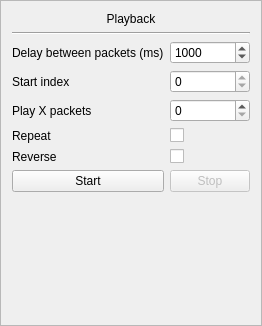
<?xml version="1.0" encoding="UTF-8"?>
<ui version="4.0">
 <class>Playback</class>
 <widget class="QFrame" name="Playback">
  <property name="geometry">
   <rect>
    <x>0</x>
    <y>0</y>
    <width>247</width>
    <height>326</height>
   </rect>
  </property>
  <property name="windowTitle">
   <string>Form</string>
  </property>
  <property name="frameShape">
   <enum>QFrame::StyledPanel</enum>
  </property>
  <property name="frameShadow">
   <enum>QFrame::Sunken</enum>
  </property>
  <layout class="QVBoxLayout" name="verticalLayout">
   <item>
    <widget class="QLabel" name="label">
     <property name="text">
      <string>Playback</string>
     </property>
     <property name="alignment">
      <set>Qt::AlignCenter</set>
     </property>
    </widget>
   </item>
   <item>
    <widget class="Line" name="line">
     <property name="orientation">
      <enum>Qt::Horizontal</enum>
     </property>
    </widget>
   </item>
   <item>
    <layout class="QGridLayout" name="gridLayout">
     <item row="0" column="0">
      <widget class="QLabel" name="label_2">
       <property name="text">
        <string>Delay between packets (ms)</string>
       </property>
      </widget>
     </item>
     <item row="0" column="1">
      <widget class="QSpinBox" name="delayBox">
       <property name="minimum">
        <number>10</number>
       </property>
       <property name="maximum">
        <number>16777215</number>
       </property>
       <property name="value">
        <number>1000</number>
       </property>
      </widget>
     </item>
     <item row="1" column="0">
      <widget class="QLabel" name="label_3">
       <property name="text">
        <string>Start index</string>
       </property>
      </widget>
     </item>
     <item row="1" column="1">
      <widget class="QSpinBox" name="startBox">
       <property name="maximum">
        <number>0</number>
       </property>
      </widget>
     </item>
     <item row="2" column="0">
      <widget class="QLabel" name="label_4">
       <property name="text">
        <string>Play X packets</string>
       </property>
      </widget>
     </item>
     <item row="2" column="1">
      <widget class="QSpinBox" name="cntBox">
       <property name="maximum">
        <number>16777215</number>
       </property>
      </widget>
     </item>
     <item row="5" column="0">
      <widget class="QPushButton" name="startBtn">
       <property name="text">
        <string>Start</string>
       </property>
      </widget>
     </item>
     <item row="5" column="1">
      <widget class="QPushButton" name="stopButton">
       <property name="enabled">
        <bool>false</bool>
       </property>
       <property name="text">
        <string>Stop</string>
       </property>
      </widget>
     </item>
     <item row="3" column="0">
      <widget class="QLabel" name="label_5">
       <property name="text">
        <string>Repeat</string>
       </property>
      </widget>
     </item>
     <item row="3" column="1">
      <widget class="QCheckBox" name="repeatBox">
       <property name="text">
        <string notr="true"/>
       </property>
      </widget>
     </item>
     <item row="4" column="0">
      <widget class="QLabel" name="label_6">
       <property name="text">
        <string>Reverse</string>
       </property>
      </widget>
     </item>
     <item row="4" column="1">
      <widget class="QCheckBox" name="reverseBox">
       <property name="text">
        <string/>
       </property>
      </widget>
     </item>
    </layout>
   </item>
   <item>
    <spacer name="verticalSpacer">
     <property name="orientation">
      <enum>Qt::Vertical</enum>
     </property>
     <property name="sizeHint" stdset="0">
      <size>
       <width>20</width>
       <height>40</height>
      </size>
     </property>
    </spacer>
   </item>
  </layout>
 </widget>
 <resources/>
 <connections/>
</ui>
